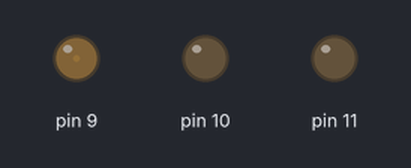
Simulated run of this sketch. Board: Arduino Uno, built with avr-gcc and run on an emulated ATmega328P. Parts: output pins drawn as LEDs (lit = HIGH).

Above: at 0.05 s.
At 1.25 s:
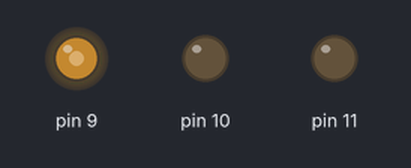
At 2.45 s:
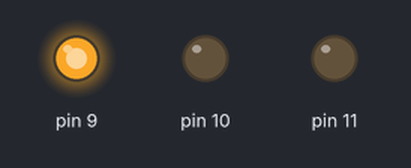
At 4.85 s:
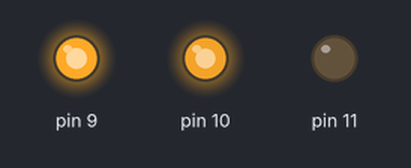
At 7.25 s:
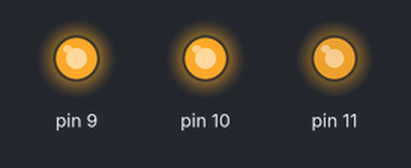
At 9.7 s:
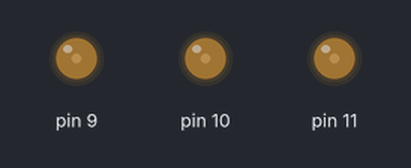
Timing chart, 0 to 13.3 s (numbered marks = the images above):
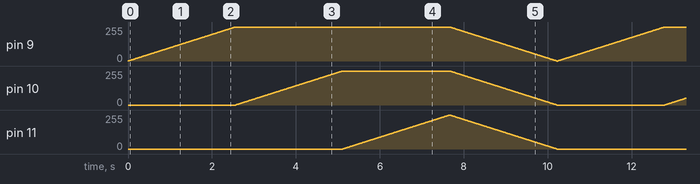

The sketch:

fadeup.ino
```cpp
void setup() {
  pinMode(9, OUTPUT);
  pinMode(10, OUTPUT);
  pinMode(11, OUTPUT);
  Serial.begin(9600);
  for(int pin=9; pin<=11; pin++) {
    analogWrite(pin, 0);
  }
}


void loop() {
  for(int pin=9; pin<=11; pin++) {
    for(int i=0; i<255; i++) {
      analogWrite(pin, i);
      delay(10);
    }
  }
  for(int i=255; i>=0; i--) {
    for(int pin=9; pin<=11; pin++) {
      analogWrite(pin, i);
    }
    delay(10);
  }
}
```
